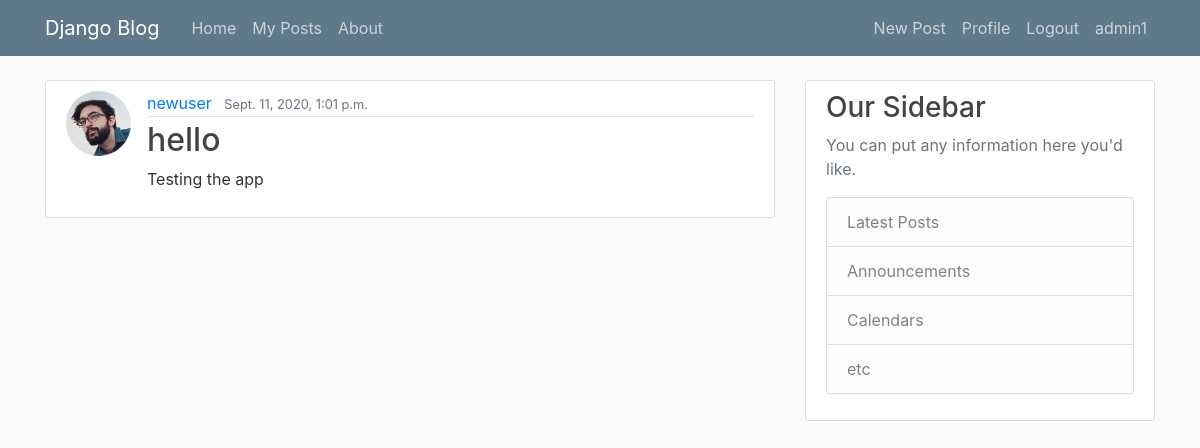
The app's page /post/15/ (signed in) with its own data.
### Blog_Posts/models.py (models this page shows, shortened)
class Post(models.Model):
    title = models.CharField(max_length=100)
    content = models.TextField()
    date_posted = models.DateTimeField(default = timezone.now)
    author = models.ForeignKey(User, on_delete=models.CASCADE)

### Users/models.py (models this page shows, shortened)
class Profile(models.Model):
    user = models.OneToOneField(User, on_delete=models.CASCADE)
    image = models.ImageField(default='default.jpg', upload_to='profile_pics')

### Blog_Posts/views.py (the view)
# urls.py: path('post/<int:pk>/', PostDetailView.as_view(), name='post_detail'),
class PostDetailView(LoginRequiredMixin,DetailView):
    model = Post

### Blog_Posts/templates/Blog_Posts/post_detail.html (shortened to what this page needs)
{% extends 'Blog_Posts/base.html' %}
{% block content %}
            <article class="media content-section">
                <img class="rounded-circle article-img" src="{{ object.author.profile.image.url }}">
                <div class="media-body">
                    <div class="article-metadata">
                    <a class="mr-2" href="{% url 'user_posts' object.author.username %}">{{ object.author }}</a>
                    <small class="text-muted">{{ object.date_posted }}</small>
                    </div>
                    <h2 class="article-title">{{ object.title }}</h2>
                    <p class="article-content">{{ object.content }}</p>
                </div>
            </article>
{% endblock content %}

### Blog_Posts/templates/Blog_Posts/base.html (shortened to what this page needs)
{% load static %}
<!DOCTYPE html>
<html lang="en">
<head>
    <link rel="stylesheet" href="https://stackpath.bootstrapcdn.com/bootstrap/4.5.2/css/bootstrap.min.css">
    <link rel="stylesheet" type="text/css" href="{% static 'Blog_Posts/main.css' %}">
</head>
<body>
    <header class="site-header">
    <nav class="navbar navbar-expand-md navbar-dark bg-steel fixed-top">
        <div class="container">
        <a class="navbar-brand mr-4" href="{% url 'Blog_post_home' %}">Django Blog</a>
        <div class="collapse navbar-collapse" id="navbarToggle">
            <div class="navbar-nav mr-auto">
            {% if user.is_authenticated %}
              <a class="nav-item nav-link" href="{% url 'Blog_post_home' %}">Home</a>
              <a class="nav-item nav-link" href="{% url 'user_posts' user.username %}">My Posts</a>
            {% endif %}
            <a class="nav-item nav-link" href="{% url 'Blog_post_about' %}">About</a>
            </div>
            <div class="navbar-nav">
              {% if user.is_authenticated %}
              <a class="nav-item nav-link" href="{% url 'post_create' %}">New Post</a>
              <a class="nav-item nav-link" href="{% url 'profile' %}">Profile</a>
                <a class="nav-item nav-link" href="{% url 'logout' %}">Logout</a>
                <a class="nav-item nav-link" href="{% url 'profile' %}">{{user}} </a>
              {% else %}
                <a class="nav-item nav-link" href="{% url 'login' %}">Login</a>
                <a class="nav-item nav-link" href="{% url 'register' %}">Register</a>
              {% endif %}
            </div>
        </div>
        </div>
    </nav>
    </header>
<main role="main" class="container">
  <div class="row">
    <div class="col-md-8">
      {% block content %}{% endblock %}
    </div>
    <div class="col-md-4">
      <div class="content-section">
        <h3>Our Sidebar</h3>
        <p class='text-muted'>You can put any information here you'd like.
          <ul class="list-group">
            <li class="list-group-item list-group-item-light">Latest Posts</li>
            <li class="list-group-item list-group-item-light">Announcements</li>
            <li class="list-group-item list-group-item-light">Calendars</li>
            <li class="list-group-item list-group-item-light">etc</li>
          </ul>
        </p>
      </div>
    </div>
  </div>
</main>
</body>
</html>

### Blog_Posts/static/Blog_Posts/main.css (style rules this page uses)
body { background: #fafafa; color: #333333; margin-top: 5rem; }
h1, h2, h3, h4, h5, h6 { color: #444444; }
ul { margin: 0; }
.bg-steel { background-color: #5f788a; }
.site-header .navbar-nav .nav-link { color: #cbd5db; }
.content-section { background: #ffffff; padding: 10px 20px; border: 1px solid #dddddd; border-radius: 3px; margin-bottom: 20px; }
.article-title { color: #444444; }
.article-content { white-space: pre-line; }
.article-img { height: 65px; width: 65px; margin-right: 16px; }
.article-metadata { padding-bottom: 1px; margin-bottom: 4px; border-bottom: 1px solid #e3e3e3 }

### records on screen
Post: author.profile.image (picture), author "newuser", date_posted "Sept. 11, 2020, 1:01 p.m.", title "hello", content "Testing the app"

### other values on screen
{{ user }} "admin1"
